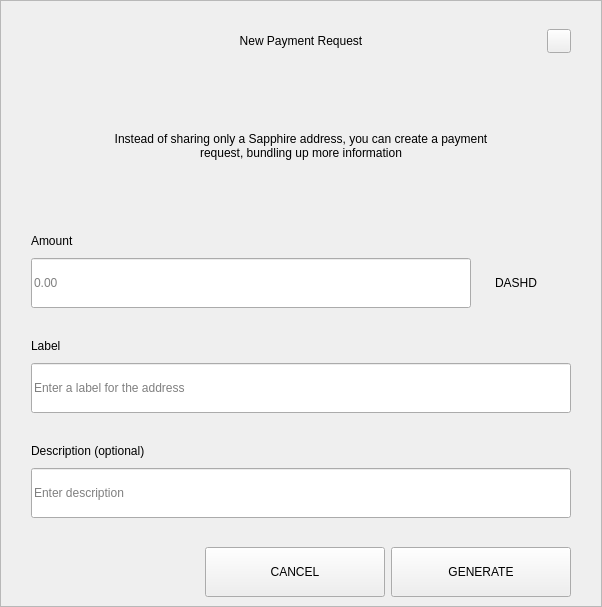
<?xml version="1.0" encoding="UTF-8"?>
<ui version="4.0">
 <class>RequestDialog</class>
 <widget class="QDialog" name="RequestDialog">
  <property name="geometry">
   <rect>
    <x>0</x>
    <y>0</y>
    <width>602</width>
    <height>607</height>
   </rect>
  </property>
  <property name="windowTitle">
   <string>Dialog</string>
  </property>
  <layout class="QVBoxLayout" name="verticalLayout_5">
   <property name="spacing">
    <number>0</number>
   </property>
   <property name="leftMargin">
    <number>0</number>
   </property>
   <property name="topMargin">
    <number>0</number>
   </property>
   <property name="rightMargin">
    <number>0</number>
   </property>
   <property name="bottomMargin">
    <number>0</number>
   </property>
   <item>
    <widget class="QFrame" name="frame">
     <property name="styleSheet">
      <string notr="true"/>
     </property>
     <property name="frameShape">
      <enum>QFrame::StyledPanel</enum>
     </property>
     <property name="frameShadow">
      <enum>QFrame::Raised</enum>
     </property>
     <layout class="QVBoxLayout" name="verticalLayout_4" stretch="1,0,0">
      <property name="spacing">
       <number>0</number>
      </property>
      <property name="leftMargin">
       <number>30</number>
      </property>
      <property name="topMargin">
       <number>20</number>
      </property>
      <property name="rightMargin">
       <number>30</number>
      </property>
      <property name="bottomMargin">
       <number>0</number>
      </property>
      <item>
       <layout class="QHBoxLayout" name="horizontalLayout_3">
        <property name="spacing">
         <number>0</number>
        </property>
        <item>
         <spacer name="horizontalSpacer_21">
          <property name="orientation">
           <enum>Qt::Horizontal</enum>
          </property>
          <property name="sizeHint" stdset="0">
           <size>
            <width>40</width>
            <height>20</height>
           </size>
          </property>
         </spacer>
        </item>
        <item>
         <widget class="QLabel" name="labelTitle">
          <property name="minimumSize">
           <size>
            <width>0</width>
            <height>40</height>
           </size>
          </property>
          <property name="maximumSize">
           <size>
            <width>16777215</width>
            <height>40</height>
           </size>
          </property>
          <property name="styleSheet">
           <string notr="true">padding-left:24px;</string>
          </property>
          <property name="text">
           <string>New Payment Request</string>
          </property>
          <property name="alignment">
           <set>Qt::AlignCenter</set>
          </property>
          <property name="margin">
           <number>7</number>
          </property>
         </widget>
        </item>
        <item>
         <spacer name="horizontalSpacer">
          <property name="orientation">
           <enum>Qt::Horizontal</enum>
          </property>
          <property name="sizeHint" stdset="0">
           <size>
            <width>40</width>
            <height>20</height>
           </size>
          </property>
         </spacer>
        </item>
        <item>
         <widget class="QPushButton" name="btnEsc">
          <property name="minimumSize">
           <size>
            <width>24</width>
            <height>24</height>
           </size>
          </property>
          <property name="maximumSize">
           <size>
            <width>24</width>
            <height>24</height>
           </size>
          </property>
          <property name="focusPolicy">
           <enum>Qt::NoFocus</enum>
          </property>
          <property name="text">
           <string/>
          </property>
         </widget>
        </item>
       </layout>
      </item>
      <item>
       <widget class="QStackedWidget" name="stack">
        <property name="minimumSize">
         <size>
          <width>540</width>
          <height>0</height>
         </size>
        </property>
        <property name="maximumSize">
         <size>
          <width>540</width>
          <height>16777215</height>
         </size>
        </property>
        <property name="currentIndex">
         <number>0</number>
        </property>
        <widget class="QWidget" name="page_1">
         <property name="minimumSize">
          <size>
           <width>540</width>
           <height>0</height>
          </size>
         </property>
         <property name="maximumSize">
          <size>
           <width>540</width>
           <height>16777215</height>
          </size>
         </property>
         <layout class="QVBoxLayout" name="layout1">
          <property name="spacing">
           <number>0</number>
          </property>
          <property name="leftMargin">
           <number>0</number>
          </property>
          <property name="topMargin">
           <number>0</number>
          </property>
          <property name="rightMargin">
           <number>0</number>
          </property>
          <property name="bottomMargin">
           <number>0</number>
          </property>
          <item>
           <spacer name="verticalSpacer_21">
            <property name="orientation">
             <enum>Qt::Vertical</enum>
            </property>
            <property name="sizeType">
             <enum>QSizePolicy::Fixed</enum>
            </property>
            <property name="sizeHint" stdset="0">
             <size>
              <width>20</width>
              <height>30</height>
             </size>
            </property>
           </spacer>
          </item>
          <item alignment="Qt::AlignHCenter">
           <widget class="QLabel" name="labelMessage">
            <property name="minimumSize">
             <size>
              <width>400</width>
              <height>50</height>
             </size>
            </property>
            <property name="text">
             <string>Instead of sharing only a Sapphire address, you can create a payment request, bundling up more information</string>
            </property>
            <property name="alignment">
             <set>Qt::AlignCenter</set>
            </property>
            <property name="wordWrap">
             <bool>true</bool>
            </property>
           </widget>
          </item>
          <item alignment="Qt::AlignBottom">
           <widget class="QWidget" name="containerAmount" native="true">
            <layout class="QVBoxLayout" name="verticalLayout">
             <property name="spacing">
              <number>9</number>
             </property>
             <property name="leftMargin">
              <number>0</number>
             </property>
             <property name="topMargin">
              <number>0</number>
             </property>
             <property name="rightMargin">
              <number>0</number>
             </property>
             <property name="bottomMargin">
              <number>0</number>
             </property>
             <item>
              <widget class="QLabel" name="labelSubtitleAmount">
               <property name="minimumSize">
                <size>
                 <width>350</width>
                 <height>16</height>
                </size>
               </property>
               <property name="maximumSize">
                <size>
                 <width>16777215</width>
                 <height>16</height>
                </size>
               </property>
               <property name="text">
                <string>Amount</string>
               </property>
              </widget>
             </item>
             <item alignment="Qt::AlignTop">
              <widget class="QWidget" name="layoutAmount" native="true">
               <layout class="QHBoxLayout" name="horizontalLayout" stretch="2,0">
                <property name="spacing">
                 <number>0</number>
                </property>
                <property name="leftMargin">
                 <number>0</number>
                </property>
                <property name="topMargin">
                 <number>0</number>
                </property>
                <property name="rightMargin">
                 <number>0</number>
                </property>
                <property name="bottomMargin">
                 <number>0</number>
                </property>
                <item>
                 <widget class="QLineEdit" name="lineEditAmount">
                  <property name="minimumSize">
                   <size>
                    <width>0</width>
                    <height>50</height>
                   </size>
                  </property>
                  <property name="maximumSize">
                   <size>
                    <width>16777215</width>
                    <height>50</height>
                   </size>
                  </property>
                  <property name="placeholderText">
                   <string notr="true">0.00</string>
                  </property>
                 </widget>
                </item>
                <item>
                 <widget class="QWidget" name="comboContainer" native="true">
                  <property name="minimumSize">
                   <size>
                    <width>100</width>
                    <height>50</height>
                   </size>
                  </property>
                  <property name="maximumSize">
                   <size>
                    <width>16777215</width>
                    <height>50</height>
                   </size>
                  </property>
                  <layout class="QHBoxLayout" name="horizontalLayout_31">
                   <property name="spacing">
                    <number>0</number>
                   </property>
                   <property name="leftMargin">
                    <number>0</number>
                   </property>
                   <property name="topMargin">
                    <number>0</number>
                   </property>
                   <property name="rightMargin">
                    <number>10</number>
                   </property>
                   <property name="bottomMargin">
                    <number>0</number>
                   </property>
                   <item>
                    <widget class="QLabel" name="comboBoxCoin">
                     <property name="text">
                      <string>DASHD</string>
                     </property>
                     <property name="alignment">
                      <set>Qt::AlignCenter</set>
                     </property>
                    </widget>
                   </item>
                  </layout>
                 </widget>
                </item>
               </layout>
              </widget>
             </item>
            </layout>
           </widget>
          </item>
          <item>
           <spacer name="verticalSpacer_31">
            <property name="orientation">
             <enum>Qt::Vertical</enum>
            </property>
            <property name="sizeType">
             <enum>QSizePolicy::Fixed</enum>
            </property>
            <property name="sizeHint" stdset="0">
             <size>
              <width>20</width>
              <height>30</height>
             </size>
            </property>
           </spacer>
          </item>
          <item>
           <layout class="QVBoxLayout" name="verticalLayoutLabel">
            <property name="spacing">
             <number>9</number>
            </property>
            <item>
             <widget class="QLabel" name="labelSubtitleLabel">
              <property name="minimumSize">
               <size>
                <width>0</width>
                <height>16</height>
               </size>
              </property>
              <property name="maximumSize">
               <size>
                <width>16777215</width>
                <height>16</height>
               </size>
              </property>
              <property name="text">
               <string>Label</string>
              </property>
             </widget>
            </item>
            <item>
             <widget class="QLineEdit" name="lineEditLabel">
              <property name="minimumSize">
               <size>
                <width>0</width>
                <height>50</height>
               </size>
              </property>
              <property name="maximumSize">
               <size>
                <width>16777215</width>
                <height>50</height>
               </size>
              </property>
              <property name="placeholderText">
               <string>Enter a label for the address</string>
              </property>
             </widget>
            </item>
           </layout>
          </item>
          <item>
           <spacer name="verticalSpacer_34">
            <property name="orientation">
             <enum>Qt::Vertical</enum>
            </property>
            <property name="sizeType">
             <enum>QSizePolicy::Fixed</enum>
            </property>
            <property name="sizeHint" stdset="0">
             <size>
              <width>20</width>
              <height>30</height>
             </size>
            </property>
           </spacer>
          </item>
          <item>
           <layout class="QVBoxLayout" name="verticalLayoutDescription">
            <property name="spacing">
             <number>9</number>
            </property>
            <item>
             <widget class="QLabel" name="labelSubtitleDescription">
              <property name="minimumSize">
               <size>
                <width>0</width>
                <height>16</height>
               </size>
              </property>
              <property name="maximumSize">
               <size>
                <width>16777215</width>
                <height>16</height>
               </size>
              </property>
              <property name="text">
               <string>Description (optional)</string>
              </property>
             </widget>
            </item>
            <item>
             <widget class="QLineEdit" name="lineEditDescription">
              <property name="minimumSize">
               <size>
                <width>0</width>
                <height>50</height>
               </size>
              </property>
              <property name="maximumSize">
               <size>
                <width>16777215</width>
                <height>50</height>
               </size>
              </property>
              <property name="placeholderText">
               <string>Enter description</string>
              </property>
             </widget>
            </item>
            <item>
             <spacer name="verticalSpacer_4">
              <property name="orientation">
               <enum>Qt::Vertical</enum>
              </property>
              <property name="sizeType">
               <enum>QSizePolicy::Fixed</enum>
              </property>
              <property name="sizeHint" stdset="0">
               <size>
                <width>20</width>
                <height>20</height>
               </size>
              </property>
             </spacer>
            </item>
           </layout>
          </item>
         </layout>
        </widget>
        <widget class="QWidget" name="page_2">
         <layout class="QVBoxLayout" name="layout2">
          <item>
           <spacer name="verticalSpacer_5">
            <property name="orientation">
             <enum>Qt::Vertical</enum>
            </property>
            <property name="sizeType">
             <enum>QSizePolicy::Fixed</enum>
            </property>
            <property name="sizeHint" stdset="0">
             <size>
              <width>20</width>
              <height>50</height>
             </size>
            </property>
           </spacer>
          </item>
          <item alignment="Qt::AlignHCenter">
           <widget class="QLabel" name="labelQrImg">
            <property name="minimumSize">
             <size>
              <width>260</width>
              <height>260</height>
             </size>
            </property>
            <property name="maximumSize">
             <size>
              <width>260</width>
              <height>260</height>
             </size>
            </property>
            <property name="text">
             <string/>
            </property>
            <property name="alignment">
             <set>Qt::AlignCenter</set>
            </property>
           </widget>
          </item>
          <item>
           <spacer name="verticalSpacer_2">
            <property name="orientation">
             <enum>Qt::Vertical</enum>
            </property>
            <property name="sizeType">
             <enum>QSizePolicy::Fixed</enum>
            </property>
            <property name="sizeHint" stdset="0">
             <size>
              <width>20</width>
              <height>30</height>
             </size>
            </property>
           </spacer>
          </item>
          <item alignment="Qt::AlignHCenter">
           <widget class="QLabel" name="labelAddress">
            <property name="text">
             <string>D7VFR83SQbiezrW72hjcWJtcfip5krte2Z </string>
            </property>
           </widget>
          </item>
          <item>
           <spacer name="verticalSpacer_32">
            <property name="orientation">
             <enum>Qt::Vertical</enum>
            </property>
            <property name="sizeType">
             <enum>QSizePolicy::Expanding</enum>
            </property>
            <property name="sizeHint" stdset="0">
             <size>
              <width>20</width>
              <height>20</height>
             </size>
            </property>
           </spacer>
          </item>
          <item>
           <layout class="QHBoxLayout" name="horizontal">
            <property name="leftMargin">
             <number>20</number>
            </property>
            <property name="rightMargin">
             <number>20</number>
            </property>
            <property name="bottomMargin">
             <number>20</number>
            </property>
            <item>
             <spacer name="horizontalSpacer_4">
              <property name="orientation">
               <enum>Qt::Horizontal</enum>
              </property>
              <property name="sizeHint" stdset="0">
               <size>
                <width>40</width>
                <height>20</height>
               </size>
              </property>
             </spacer>
            </item>
            <item>
             <widget class="QPushButton" name="btnCopyAddress">
              <property name="minimumSize">
               <size>
                <width>180</width>
                <height>50</height>
               </size>
              </property>
              <property name="text">
               <string>COPY ADDRESS</string>
              </property>
             </widget>
            </item>
            <item>
             <widget class="QPushButton" name="btnCopyUrl">
              <property name="minimumSize">
               <size>
                <width>180</width>
                <height>50</height>
               </size>
              </property>
              <property name="text">
               <string>COPY URL</string>
              </property>
             </widget>
            </item>
            <item>
             <spacer name="horizontalSpacer_2">
              <property name="orientation">
               <enum>Qt::Horizontal</enum>
              </property>
              <property name="sizeHint" stdset="0">
               <size>
                <width>40</width>
                <height>20</height>
               </size>
              </property>
             </spacer>
            </item>
           </layout>
          </item>
         </layout>
        </widget>
       </widget>
      </item>
      <item>
       <widget class="QWidget" name="buttonsStack" native="true">
        <layout class="QHBoxLayout" name="horizontalLayout_5">
         <property name="leftMargin">
          <number>20</number>
         </property>
         <property name="rightMargin">
          <number>0</number>
         </property>
         <item>
          <spacer name="horizontalSpacer_41">
           <property name="orientation">
            <enum>Qt::Horizontal</enum>
           </property>
           <property name="sizeHint" stdset="0">
            <size>
             <width>40</width>
             <height>20</height>
            </size>
           </property>
          </spacer>
         </item>
         <item>
          <widget class="QPushButton" name="btnCancel">
           <property name="minimumSize">
            <size>
             <width>180</width>
             <height>50</height>
            </size>
           </property>
           <property name="focusPolicy">
            <enum>Qt::NoFocus</enum>
           </property>
           <property name="text">
            <string>CANCEL</string>
           </property>
          </widget>
         </item>
         <item>
          <widget class="QPushButton" name="btnSave">
           <property name="minimumSize">
            <size>
             <width>180</width>
             <height>50</height>
            </size>
           </property>
           <property name="focusPolicy">
            <enum>Qt::NoFocus</enum>
           </property>
           <property name="text">
            <string>GENERATE</string>
           </property>
          </widget>
         </item>
        </layout>
       </widget>
      </item>
     </layout>
    </widget>
   </item>
  </layout>
 </widget>
 <resources/>
 <connections/>
</ui>
